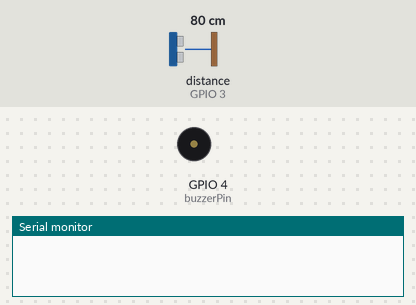
The sketch below on a simulated ESP32-S3. On the bench: buzzer (waves = sounding, pin HIGH), the last lines printed to the serial monitor. Wiring (inferred from the names in the program): ultrasonic range finder: trigger GPIO 2; echo GPIO 3. Inputs (shaded band) come from the test bench; at power-on: distance to the obstacle (sensor on GPIO 3) 80 cm. The echo pulse lasts 58.3 µs per cm; pins used as bus, display or sensor lines are not drawn.

Above: at 1.2 s.
1.3 s: distance to the obstacle (sensor on GPIO 3) set to 34 cm
2.8 s: distance to the obstacle (sensor on GPIO 3) set to 28 cm
At 4.0 s:
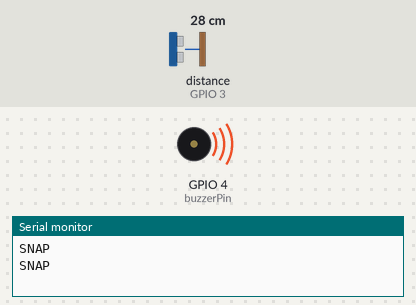
4.3 s: distance to the obstacle (sensor on GPIO 3) set to 35 cm
At 6.0 s:
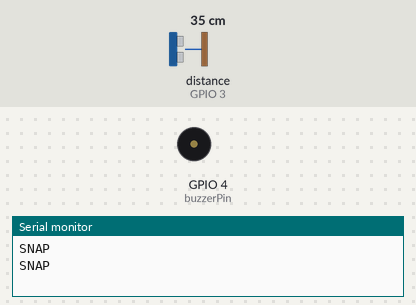
6.5 s: distance to the obstacle (sensor on GPIO 3) set to 2 cm
At 7.2 s:
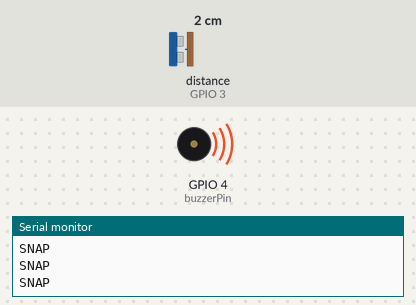
Timing chart, 0 to 9.0 s (numbered marks = the images above; inputs shaded):
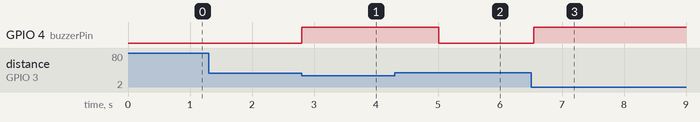

Measured:
- the behaviour switches between 31 and 30 cm on distance to the obstacle (sensor on GPIO 3) (found by bisection; images 0 and 1)
- after the input at 1.3 s, every drawn part: stays the same
- after the input at 2.8 s, GPIO 4 (buzzerPin): LOW → HIGH at once
- after the input at 4.3 s, GPIO 4 (buzzerPin): HIGH → LOW after 0.71 s
- after the input at 6.5 s, GPIO 4 (buzzerPin): LOW → HIGH at once

The sketch:

EOS_Obstacle_Detection.ino
```cpp
const int trigPin = 2;
const int echoPin = 3;
const int buzzerPin = 4;

void setup() {
  pinMode(trigPin, OUTPUT);
  pinMode(echoPin, INPUT);
  pinMode(buzzerPin, OUTPUT);
  Serial.begin(9600); // التواصل مع الـ ESP32-S3
}

void loop() {
  digitalWrite(trigPin, LOW);
  delayMicroseconds(2);
  digitalWrite(trigPin, HIGH);
  delayMicroseconds(10);
  digitalWrite(trigPin, LOW);

  long duration = pulseIn(echoPin, HIGH);
  int distance = duration * 0.034 / 2;

  if (distance > 0 && distance < 30) {
    digitalWrite(buzzerPin, HIGH);
    Serial.println("SNAP"); // الأمر اللي هيفهمه الـ ESP
    delay(1000); // تأخير عشان ما يصورش 100 صورة في ثانية
  } else {
    digitalWrite(buzzerPin, LOW);
  }
  delay(100);
}
```
